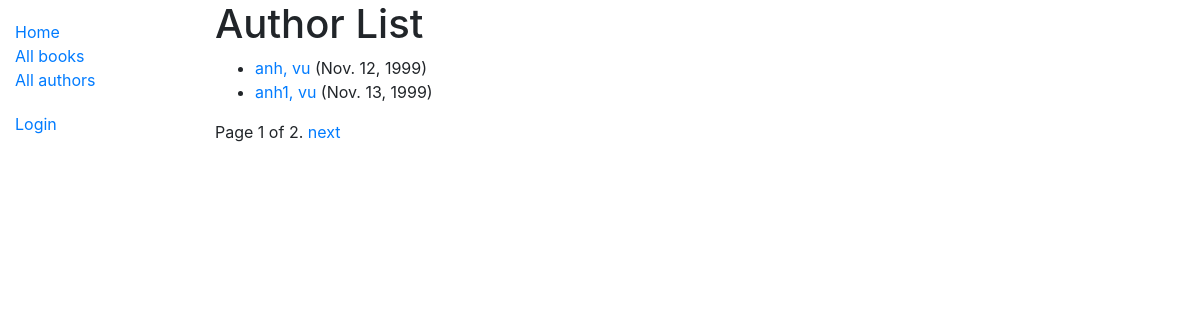
/en-us/catalog/authors/, run on the app's committed database.
### catalog/models.py (models this page shows)
class Author(models.Model):
    first_name = models.CharField(max_length=100)
    last_name = models.CharField(max_length=100)
    date_of_birth = models.DateField(null=True, blank=True)
    date_of_death = models.DateField('Died', null=True, blank=True)
    class Meta:
        ordering = ['last_name', 'first_name']
    def get_absolute_url(self):
        return reverse('author-detail', args=[str(self.id)])
    def __str__(self):
        return f'{self.last_name}, {self.first_name}'

### catalog/views.py (the view)
# urls.py: path('authors/', views.AuthorListView.as_view(), name="authors"),
class AuthorListView(generic.ListView):
    model = Author
    paginate_by = 2

### catalog/templates/catalog/author_list.html
{% extends "base_generic.html" %}
{% load i18n %}
{% block content %}
  <h1>{% translate "Author List" %}</h1>
  {% if author_list %}
  <ul>
    {% for author in author_list %}
      <li>
        <a href="{{ author.get_absolute_url }}">{{ author }}</a> ({{author.date_of_birth}})
      </li>
    {% endfor %}
  </ul>
  {% else %}
    <p>{% translate "There are no authors" %}</p>
  {% endif %}
{% endblock %}

### data on the page
Author: last_name+first_name "anh, vu", date_of_birth "Nov. 12, 1999"
Author: last_name+first_name "anh1, vu", date_of_birth "Nov. 13, 1999"

### other printed values
{{ page_obj.number }} "1"
{{ page_obj.paginator.num_pages }} "2"
